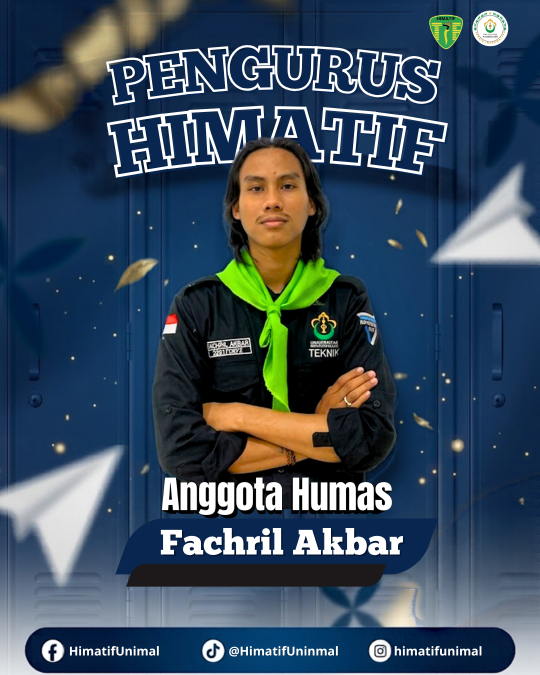
#> input picture dokumentasi-organisasi/anggota-humas.png, 1080 x 1350 px (shown at 1/2 size)
$ python optimize_org_photos.py
#> lines starting #> are read from the running program, lines starting #| are printed output that depends on the picture
"""
optimize_org_photos.py
Optimizes organization documentation photos to WebP format.
- Max width: 1200px
- Quality: 82
- Output folder: assets/organizations/
- Target size: < 250 KB
"""

import os
import sys
from PIL import Image

BASE_DIR = os.path.dirname(os.path.dirname(os.path.abspath(__file__)))
SRC_DIR = os.path.join(BASE_DIR, "dokumentasi-organisasi")
DEST_DIR = os.path.join(BASE_DIR, "assets", "organizations")

# Photo mapping definition
MAPPING = [
    {
        "role": "Anggota Humas",
        "period": "Periode 2024 – 2025",
        "src_file": "anggota-humas.png",
        "dest_file": "anggota-humas.webp"
    },
    {
        "role": "Wakil Ketua Himpunan",
        "period": "Periode 2025 – 2026",
        "src_file": "wakahim.jpeg",
        "dest_file": "wakil-ketua-himpunan.webp"
    },
    {
        "role": "Staff Kominfo BEM UNIMAL",
        "period": "Periode 2025 – 2026",
        "src_file": "staff-kominfo.jpeg",
        "dest_file": "staff-kominfo-bem.webp"
    }
]

def optimize_photos():
    os.makedirs(DEST_DIR, exist_ok=True)
    results = []

    for item in MAPPING:
        src_path = os.path.join(SRC_DIR, item["src_file"])
        dest_path = os.path.join(DEST_DIR, item["dest_file"])

        if not os.path.exists(src_path):
            print(f"Error: Source file not found: {src_path}", file=sys.stderr)
            continue

        with Image.open(src_path) as im:
            # Convert RGBA/P to RGB if needed for clean WebP
#> im is the input picture: PIL image 1080x1350 RGB; mean R, G, B 57.1, 75.7, 92.9
            if im.mode in ("RGBA", "LA"):
                # keep alpha for png or convert to RGB if fully opaque
                pass
            orig_size = im.size
#> orig_size = (1080, 1350)
            orig_bytes = os.path.getsize(src_path)

            target_width = 1200
            w, h = im.size
#> w = 1080; h = 1350
            new_height = int(round(h * target_width / w))
#> new_height = 1500

            resized = im.resize((target_width, new_height), Image.Resampling.LANCZOS)
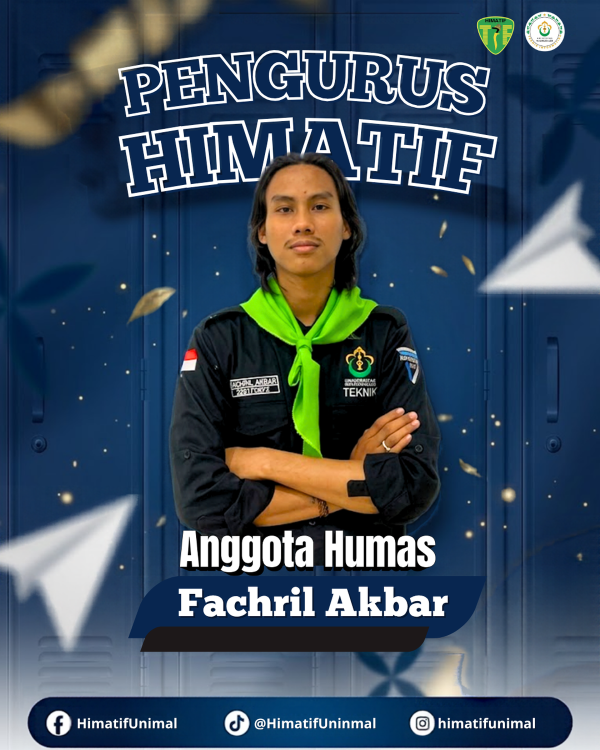
#> resized: PIL image 1200x1500 RGB (shown at 1/2 size); mean R, G, B 57, 75.6, 92.8
            resized.save(dest_path, format="WEBP", quality=82, method=6)

            dest_bytes = os.path.getsize(dest_path)
            results.append({
                "role": item["role"],
                "period": item["period"],
                "src_file": item["src_file"],
                "dest_file": item["dest_file"],
                "orig_size": orig_size,
                "orig_kb": orig_bytes / 1024,
                "new_size": (target_width, new_height),
                "new_kb": dest_bytes / 1024
            })

    print("=== OPTIMIZATION RESULTS ===")
    for r in results:
        print(f"Role: {r['role']} ({r['period']})")
        print(f"  Source: {r['src_file']} ({r['orig_size'][0]}x{r['orig_size'][1]}, {r['orig_kb']:.1f} KB)")
        print(f"  Result: {r['dest_file']} ({r['new_size'][0]}x{r['new_size'][1]}, {r['new_kb']:.1f} KB)")
        print(f"  Status: {'OK (<250KB)' if r['new_kb'] < 250 else 'EXCEEDS 250KB'}\n")

if __name__ == "__main__":
    optimize_photos()
